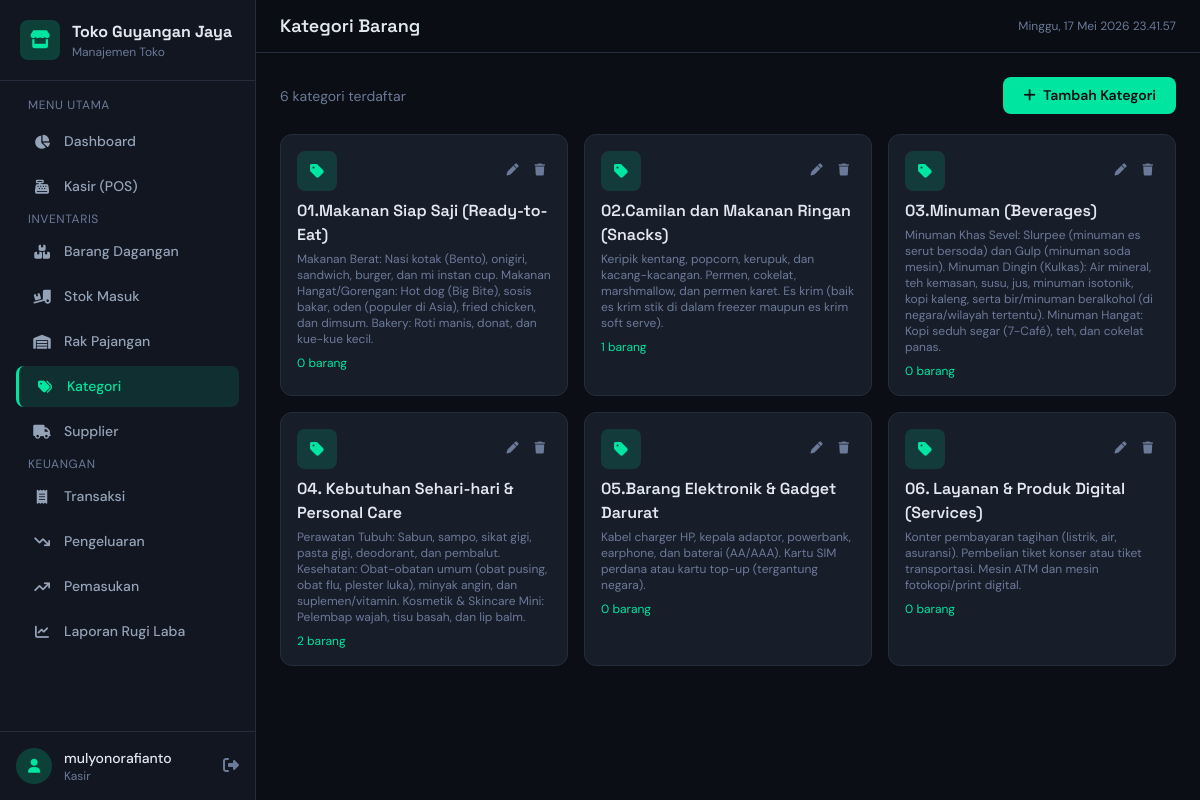
Page /categories/ (signed in) on the committed database.
### store/models.py (models this page shows, shortened)
class Category(models.Model):
    name = models.CharField('Nama Kategori', max_length=100, unique=True)
    description = models.TextField('Deskripsi', blank=True, null=True)
    created_at = models.DateTimeField(auto_now_add=True)
    updated_at = models.DateTimeField(auto_now=True)
    class Meta:
        verbose_name = 'Kategori'
        verbose_name_plural = 'Kategori'
        ordering = ['name']

### store/views.py (the view)
# urls.py: path('categories/', views.category_list, name='category_list'),
@login_required
def category_list(request):
    categories = Category.objects.all()
    return render(request, 'store/category_list.html', {'categories': categories})

### store/templates/store/category_list.html (shortened to what this page needs)
{% extends 'store/base.html' %}
{% block nav_categories %}active{% endblock %}
{% block page_title %}Kategori Barang{% endblock %}
{% block content %}
<div class="flex justify-between items-center mb-5">
    <p class="text-sm text-muted">{{ categories|length }} kategori terdaftar</p>
    <a href="{% url 'store:category_create' %}" class="btn-primary"><i class="fas fa-plus mr-1"></i> Tambah Kategori</a>
</div>
<div class="grid grid-cols-1 sm:grid-cols-2 lg:grid-cols-3 xl:grid-cols-4 gap-4">
    {% for cat in categories %}
    <div class="bg-card border border-border rounded-xl p-4 hover:border-accent/50 transition-colors">
        <div class="flex items-start justify-between mb-2">
            <div class="w-10 h-10 rounded-lg bg-accent/15 flex items-center justify-center">
                <i class="fas fa-tag text-accent"></i>
            </div>
            <div class="flex gap-1">
                <a href="{% url 'store:category_update' cat.pk %}" class="p-1.5 rounded hover:bg-accent/10 text-muted hover:text-accent">
                    <i class="fas fa-pen text-xs"></i>
                </a>
                <a href="{% url 'store:category_delete' cat.pk %}" class="p-1.5 rounded hover:bg-danger/10 text-muted hover:text-danger">
                    <i class="fas fa-trash text-xs"></i>
                </a>
            </div>
        </div>
        <h4 class="font-display font-semibold text-fg">{{ cat.name }}</h4>
        <p class="text-xs text-muted mt-1">{{ cat.description|default:"Tanpa deskripsi" }}</p>
        <p class="text-xs text-accent mt-2">{{ cat.products.count }} barang</p>
    </div>
    {% empty %}
    <div class="col-span-full text-center py-12 text-muted">
        <i class="fas fa-tags text-3xl mb-3 block"></i>
        Belum ada kategori
    </div>
    {% endfor %}
</div>
{% endblock %}

### store/templates/store/base.html (shortened to what this page needs)
{% load static %}
<!DOCTYPE html>
<html lang="id">
<head>
    <script src="https://cdn.tailwindcss.com"></script>
    <link rel="stylesheet" href="https://cdnjs.cloudflare.com/ajax/libs/font-awesome/6.5.0/css/all.min.css">
</head>
<body class="min-h-screen">
    <aside class="sidebar fixed left-0 top-0 h-full w-64 bg-surface border-r border-border flex flex-col z-50 lg:translate-x-0" id="sidebar">
        <div class="p-5 border-b border-border">
            <div class="flex items-center gap-3">
                <div class="w-10 h-10 rounded-lg bg-accent/20 flex items-center justify-center">
                    <i class="fas fa-store text-accent text-lg"></i>
                </div>
                <div>
                    <h1 class="text-base font-display font-bold text-fg">Toko Guyangan Jaya</h1>
                    <p class="text-xs text-muted">Manajemen Toko</p>
                </div>
            </div>
        </div>
        <nav class="flex-1 overflow-y-auto p-4 space-y-1">
            <p class="text-xs text-muted uppercase tracking-wider mb-2 px-3">Menu Utama</p>
            <a href="{% url 'store:dashboard' %}" class="sidebar-link {% block nav_dashboard %}{% endblock %}">
                <i class="fas fa-chart-pie"></i> Dashboard
            </a>
            <a href="{% url 'store:pos' %}" class="sidebar-link {% block nav_pos %}{% endblock %}">
                <i class="fas fa-cash-register"></i> Kasir (POS)
            </a>
            <p class="text-xs text-muted uppercase tracking-wider mt-5 mb-2 px-3">Inventaris</p>
            <a href="{% url 'store:product_list' %}" class="sidebar-link {% block nav_products %}{% endblock %}">
                <i class="fas fa-boxes-stacked"></i> Barang Dagangan
            </a>
            <a href="{% url 'store:stockin_list' %}" class="sidebar-link {% block nav_stockin %}{% endblock %}">
                <i class="fas fa-truck-ramp-box"></i> Stok Masuk
            </a>
            <a href="{% url 'store:shelf_list' %}" class="sidebar-link {% block nav_shelves %}{% endblock %}">
                <i class="fas fa-warehouse"></i> Rak Pajangan
            </a>
            <a href="{% url 'store:category_list' %}" class="sidebar-link {% block nav_categories %}{% endblock %}">
                <i class="fas fa-tags"></i> Kategori
            </a>
            <a href="{% url 'store:supplier_list' %}" class="sidebar-link {% block nav_suppliers %}{% endblock %}">
                <i class="fas fa-truck"></i> Supplier
            </a>
            <p class="text-xs text-muted uppercase tracking-wider mt-5 mb-2 px-3">Keuangan</p>
            <a href="{% url 'store:transaction_list' %}" class="sidebar-link {% block nav_transactions %}{% endblock %}">
                <i class="fas fa-receipt"></i> Transaksi
            </a>
            <a href="{% url 'store:expense_list' %}" class="sidebar-link {% block nav_expenses %}{% endblock %}">
                <i class="fas fa-arrow-trend-down"></i> Pengeluaran
            </a>
            <a href="{% url 'store:income_list' %}" class="sidebar-link {% block nav_incomes %}{% endblock %}">
                <i class="fas fa-arrow-trend-up"></i> Pemasukan
            </a>
            <a href="{% url 'store:report' %}" class="sidebar-link {% block nav_reports %}{% endblock %}">
                <i class="fas fa-chart-line"></i> Laporan Rugi Laba
            </a>
        </nav>
        <div class="p-4 border-t border-border">
            <div class="flex items-center gap-3">
                <div class="w-9 h-9 rounded-full bg-accent/20 flex items-center justify-center">
                    <i class="fas fa-user text-accent text-sm"></i>
                </div>
                <div class="flex-1 min-w-0">
                    <p class="text-sm font-medium text-fg truncate">{{ request.user.username }}</p>
                    <p class="text-xs text-muted">Kasir</p>
                </div>
                <form method="post" action="{% url 'logout' %}" class="inline">
                    <button type="submit" class="text-muted hover:text-danger transition-colors cursor-pointer" title="Keluar">
                        <i class="fas fa-right-from-bracket"></i>
                    </button>
                </form>
            </div>
        </div>
    </aside>
    <main class="lg:ml-64 min-h-screen">
        <header class="sticky top-0 z-30 bg-bg/80 backdrop-blur-xl border-b border-border px-4 lg:px-6 py-3">
            <div class="flex items-center justify-between">
                <div class="flex items-center gap-3">
                    <h2 class="text-lg font-display font-semibold text-fg">{% block page_title %}{% endblock %}</h2>
                </div>
                <div class="flex items-center gap-3">
                    <span class="text-xs text-muted" id="currentTime"></span>
                </div>
            </div>
        </header>
        <div class="p-4 lg:p-6 animate-fade-in">
            {% block content %}{% endblock %}
        </div>
    </main>
</body>
</html>

### store/templates/store/base.html (style rules this page uses)
* { box-sizing: border-box; }
body { font-family: 'DM Sans', sans-serif; background: #0B0E14; color: #E2E8F0; }
h1, h2, h3, h4, h5, h6 { font-family: 'Space Grotesk', sans-serif; }
.sidebar-link { display: flex; align-items: center; gap: 0.75rem; padding: 0.625rem 1rem; border-radius: 0.5rem; color: #94A3B8; transition: all 0.2s; font-size: 0.875rem; font-weight: 500; }
.sidebar-link.active { background: rgba(0,229,160,0.12); color: #00E5A0; border-left: 3px solid #00E5A0; }
.sidebar-link i { width: 20px; text-align: center; }
.btn-primary { background: #00E5A0; color: #0B0E14; font-weight: 600; padding: 0.5rem 1.25rem; border-radius: 0.5rem; transition: all 0.2s; font-size: 0.875rem; }
.animate-fade-in { animation: fadeIn 0.4s ease-out; }

### rows in the picture
Category: name "01.Makanan Siap Saji (Ready-to-Eat)", description "Makanan Berat: Nasi kotak (Bento), onigiri, sandwich, burger, dan mi instan cup. Makanan Hangat/Gorengan: Hot dog (Big Bite), sosis bakar, oden (populer di Asia), fried chicken, dan dimsum. Bakery: Roti manis, donat, dan kue-kue kecil.", products.count "0"
Category: name "02.Camilan dan Makanan Ringan (Snacks)", description "Keripik kentang, popcorn, kerupuk, dan kacang-kacangan. Permen, cokelat, marshmallow, dan permen karet. Es krim (baik es krim stik di dalam freezer maupun es krim soft serve).", products.count "1"
Category: name "03.Minuman (Beverages)", description "Minuman Khas Sevel: Slurpee (minuman es serut bersoda) dan Gulp (minuman soda mesin). Minuman Dingin (Kulkas): Air mineral, teh kemasan, susu, jus, minuman isotonik, kopi kaleng, serta bir/minuman beralkohol (di negara/wilayah tertentu). Minuman Hangat: Kopi seduh segar (7-Café), teh, dan cokelat panas.", products.count "0"
Category: name "04. Kebutuhan Sehari-hari & Personal Care", description "Perawatan Tubuh: Sabun, sampo, sikat gigi, pasta gigi, deodorant, dan pembalut. Kesehatan: Obat-obatan umum (obat pusing, obat flu, plester luka), minyak angin, dan suplemen/vitamin. Kosmetik & Skincare Mini: Pelembap wajah, tisu basah, dan lip balm.", products.count "2"
Category: name "05.Barang Elektronik & Gadget Darurat", description "Kabel charger HP, kepala adaptor, powerbank, earphone, dan baterai (AA/AAA). Kartu SIM perdana atau kartu top-up (tergantung negara).", products.count "0"
Category: name "06. Layanan & Produk Digital (Services)", description "Konter pembayaran tagihan (listrik, air, asuransi). Pembelian tiket konser atau tiket transportasi. Mesin ATM dan mesin fotokopi/print digital.", products.count "0"

### other values in the picture
{{ request.user.username }} "mulyonorafianto"
{{ categories|length }} "6"
